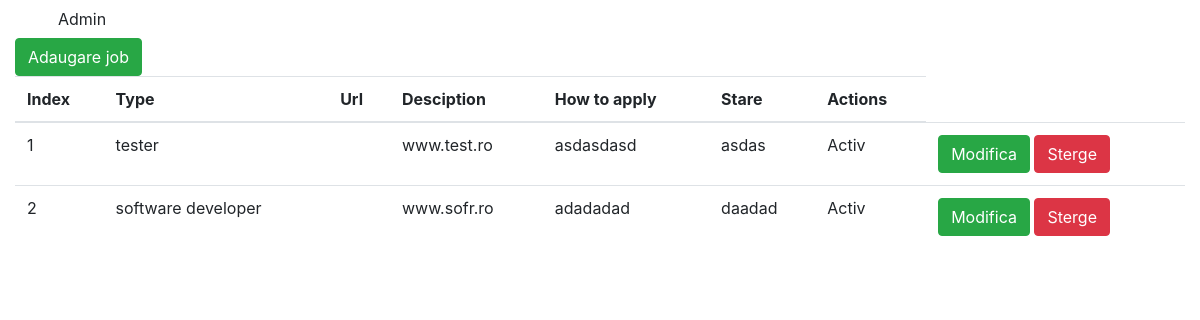
The app's page /jobs/, older data.
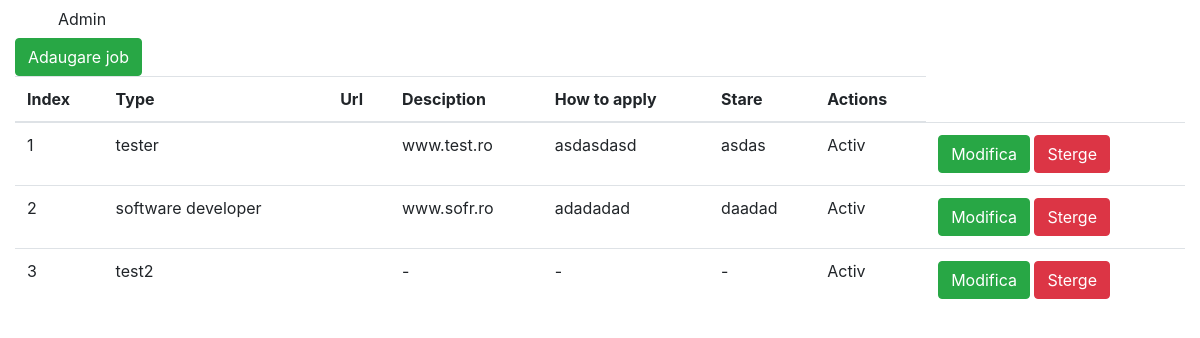
The same page, newer data.
### aplicatie3/models.py (models this page shows, shortened)
class Jobs(models.Model):
    type=models.CharField(max_length=100)
    url=models.CharField(max_length=100)
    title=models.CharField(max_length=100)
    description=models.TextField()
    how_to_apply=models.TextField()
    active=models.BooleanField(default=1)

### aplicatie3/views.py (the view)
# urls.py: path('', views.JobView.as_view(), name='lista_joburi'),
class JobView(ListView):
    model = Jobs
    template_name = 'aplicatie3/jobs_index.html'

### proiect/contex_processors.py (called while the page is built)
def is_ready_to_work(request):
    if request.user.is_authenticated:
        if Pontaj.objects.filter(user_id=request.user.id, end_date=None).exists():
            return {'ready_to_work': False}
        return {'ready_to_work': True}
    return {}

### templates/aplicatie3/jobs_index.html
{% extends 'base.html' %}
{% block content %}
    <a href="{% url 'jobs:adauga' %}" class="btn btn-success">Adaugare job</a>
    <br>
    <table class="table">
        <thead>
            <tr>
                <th>Index</th>
                <th>Type</th>
                <th>Url</th>
                <th>Desciption</th>
                <th>How to apply</th>
                <th>Stare</th>
                <th>Actions</th>
            </tr>
        </thead>
        <tbody>
            {% for item in jobs_list %}
                <tr>
                    <td>{{ forloop.counter }}</td>
                    <td>{{ item.type }}</td>
                    <td>{{ item.country }}</td>
                    <td>{{ item.url }}</td>
                    <td>{{ item.description }}</td>
                    <td>{{ item.how_to_apply }}</td>
                    <td>{% if item.active == 1 %}
                    <span>Activ</span>
                    {% else %}
                    <span>Inactiv</span>
                    {% endif %}
                    </td>
                    <td>
                        <a href="{% url 'jobs:modifica' item.id %}" class="btn btn-success">Modifica</a>
                        {% if item.active == 1 %}
                        <a href="{% url 'jobs:sterge' item.id %}" class="btn btn-danger">Sterge</a>
                        {% else %}
                        <a href="{% url 'jobs:activeaza' item.id %}" class="btn btn-info">Activeaza</a>
                        {% endif %}
                    </td>
                </tr>
            {% endfor %}
        </tbody>
    </table>
{% endblock %}

Row changes from the older to the newer data that the page shows:
added Jobs: type "test2", url "-", description "-", how_to_apply "-", active "Activ"
